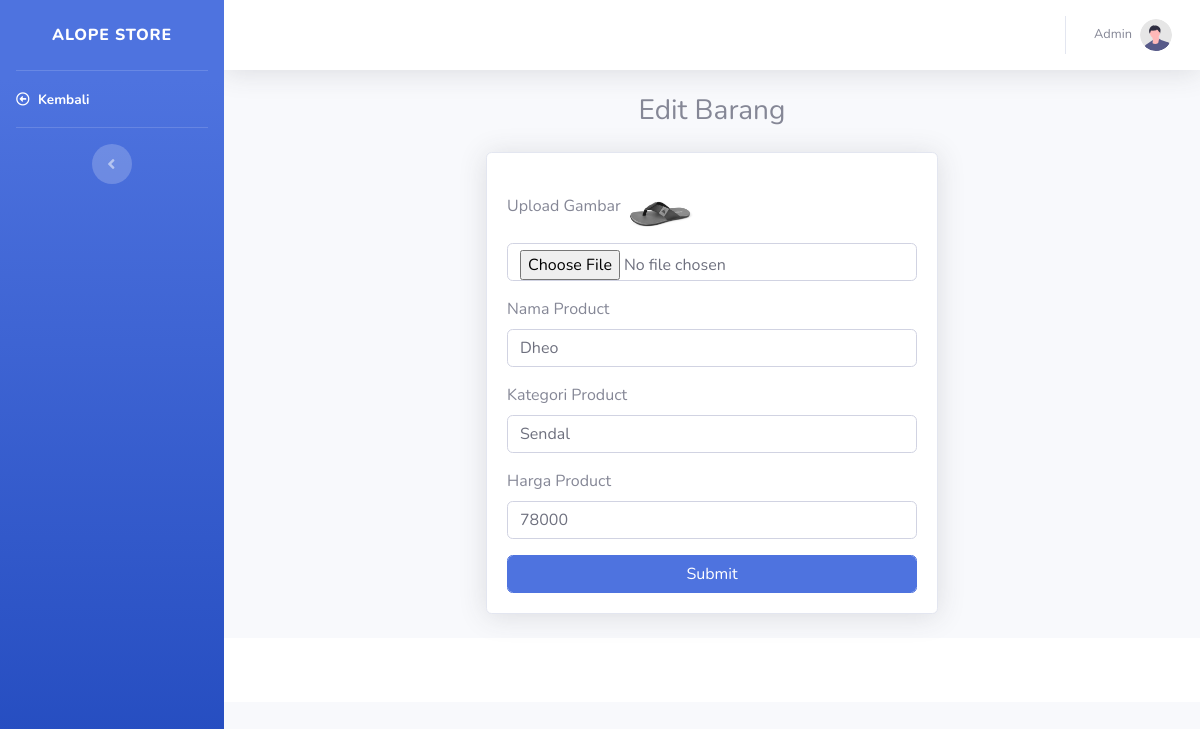
Page /Pages/Owner/update_Product.php?idProduct=15 on the committed database.
### tables this page shows
CREATE TABLE IF NOT EXISTS `product` (
  `idProduct` int NOT NULL AUTO_INCREMENT,
  `img` varchar(128) NOT NULL,
  `nameProduct` varchar(128) NOT NULL,
  `category` varchar(128) NOT NULL,
  `price` int NOT NULL,
  PRIMARY KEY (`idProduct`) USING BTREE
);

### Assets/Functions/functions.php (called while the page is built, shortened)
<?php
$conn = koneksiDatabase() ;
function query($query) {
    global $conn;
    $result = mysqli_query($conn, $query);
    $rows = [];
    while( $row = mysqli_fetch_assoc($result) ) {
        $rows[] = $row;
    }
    return $rows;
}

### Pages/Owner/update_Product.php (the view, shortened to what this page needs)
<?php
    require "../../Assets/Functions/functions.php" ;
    $id = $_GET["idProduct"] ;
    $product = query("SELECT * FROM product WHERE idProduct = $id" ) [0];
?>
<!DOCTYPE html>
<html lang="en">
<head>
    <link href="../../Assets/styles/sb/vendor/fontawesome-free/css/all.min.css" rel="stylesheet" type="text/css">
    <link href="../../Assets/styles/sb/css/sb-admin-2.min.css" rel="stylesheet">
     <link href="../../Assets/styles/sb/vendor/datatables/dataTables.bootstrap4.min.css" rel="stylesheet">
</head>
<body id="page-top">
    <div id="wrapper">
        <ul class="navbar-nav bg-gradient-primary sidebar sidebar-dark accordion" id="accordionSidebar">
            <a class="sidebar-brand d-flex align-items-center justify-content-center" href="index.html">
                <div class="sidebar-brand-text mx-3">ALOPE STORE</div>
            </a>
            <hr class="sidebar-divider my-0">
            <li class="nav-item active">
                <a class="nav-link" href="list_Product.php">
                <i class="far fa-arrow-alt-circle-left"></i>
                    <span>Kembali</span></a>
            </li>
            <hr class="sidebar-divider d-none d-md-block">
            <div class="text-center d-none d-md-inline">
                <button class="rounded-circle border-0" id="sidebarToggle"></button>
            </div>
        </ul>
        <div id="content-wrapper" class="d-flex flex-column">
            <div id="content">
                <nav class="navbar navbar-expand navbar-light bg-white topbar mb-4 static-top shadow">
                    <ul class="navbar-nav ml-auto">
                        <li class="nav-item dropdown no-arrow">
                            <a class="nav-link dropdown-toggle" href="#" id="userDropdown" role="button"
                                data-toggle="dropdown" aria-haspopup="true" aria-expanded="false">
                                <span class="mr-2 d-none d-lg-inline text-gray-600 small">Admin</span>
                                <img class="img-profile rounded-circle"
                                    src="../../Assets/styles/sb/img/undraw_profile.svg">
                            </a>
                        </li>
                    </ul>
                </nav>
                <div class="container-fluid">
                    <h1 class="h3 mb-4 text-grey-800" style="text-align:center;">Edit Barang</h1>
                    <div class="row justify-content-center">
                        <div class="col-lg-6">
                            <div class="card shadow mb-4">
                                <div class="card-body">
                                    <form action="" method="post" enctype="multipart/form-data">
                                        <div class="form-group">
                                            <label for="file">Upload Gambar</label>
                                            <img src="../../Assets/images/<?= $product["img"] ; ?>" width="70px" alt="" > <br>
                                            <input type="file" name="img" id="file" class="form-control" value="<?= $product["img"] ; ?>">
                                        </div>
                                        <div class="form-group">
                                            <label for="nama">Nama Product</label>
                                            <input type="text" name="nameProduct" id="nama" class="form-control" value="<?= $product["nameProduct"] ; ?>">
                                        </div>
                                        <div class="form-group">
                                            <label for="category">Kategori Product</label>
                                            <input type="text" name="category" id="category" class="form-control" value="<?= $product["category"] ; ?>">
                                        </div>
                                        <div class="form-group">
                                            <label for="price">Harga Product</label>
                                            <input type="text" inputmode="numeric" name="price" id="price" class="form-control" value="<?= $product["price"] ; ?>">
                                        </div>
                                        <button type="submit" name="submit" class="btn btn-primary form-control">Submit</button>
                                    </form>
                                </div>
                            </div>
                        </div>
                    </div>
                </div>
                <footer class="sticky-footer bg-white">
                </footer>
        </div>
    </div>
</body>
</html>

### rows in the picture
product: img (picture), nameProduct "Dheo", category "Sendal", price "78000"
